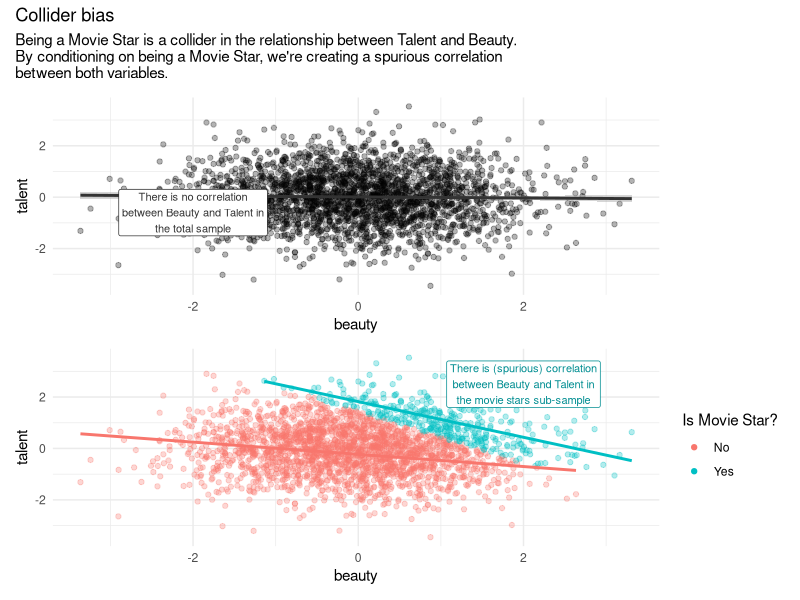

This chart was generated by the following R code:
## ---- chunk 1
library(tidyverse)
library(patchwork)
set.seed(1989)

movie_stars <- 
  tibble(
    # We generate a sample of 2500 observations where beauty and talent are
    # normally distributed and independent
    beauty = rnorm(2500),
    talent = rnorm(2500),
    # The likelihood of being a movie star depends on a linear combination of
    # talent and beauty
    score = beauty + talent,
    # Only the people in the top 15% of the score distribution are movie stars
    c85 = quantile(score, .85),
    star = ifelse(score >= c85, "Yes", "No"))

plot_global <- 
  ggplot(movie_stars,
       aes(beauty, talent)) +
  geom_point(alpha = 0.3) +
  geom_smooth(method = "lm",
              color = "grey20") +
  annotate(geom = "label",
           x = -2,
           y = -0.6,
           label = "There is no correlation\nbetween Beauty and Talent in\nthe total sample",
           size = 2.8,
           color = "grey20") +
  theme_minimal()

plot_colliders <- 
  ggplot(movie_stars,
       aes(beauty, talent, color = star)) +
  geom_point(alpha = 0.3) +
  geom_smooth(method = "lm", se = FALSE, show.legend = FALSE) +
  annotate(geom = "label",
           x = 2,
           y = 2.5,
           label = "There is (spurious) correlation\nbetween Beauty and Talent in\nthe movie stars sub-sample",
           size = 2.8,
           color = "#008D91") +
  theme_minimal() +
  labs(color = "Is Movie Star?") +
  guides(color = guide_legend(override.aes = list(alpha=1)))
  
# Combining both plots with {patchwork}
(plot_global / plot_colliders) +
  plot_annotation(
    title = "Collider bias",
       subtitle = str_wrap("Being a Movie Star is a collider in the relationship between Talent and Beauty. By conditioning on being a Movie Star, we're creating a spurious correlation between both variables.")
  )
